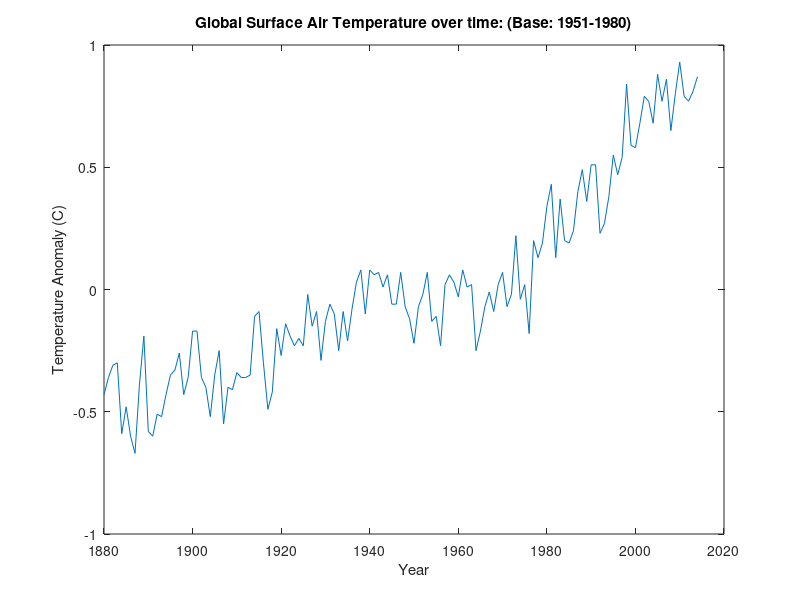
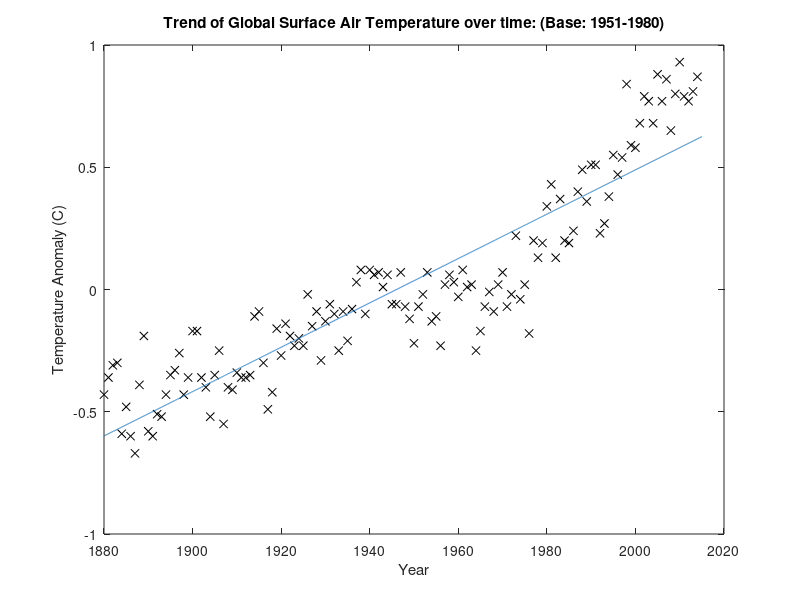
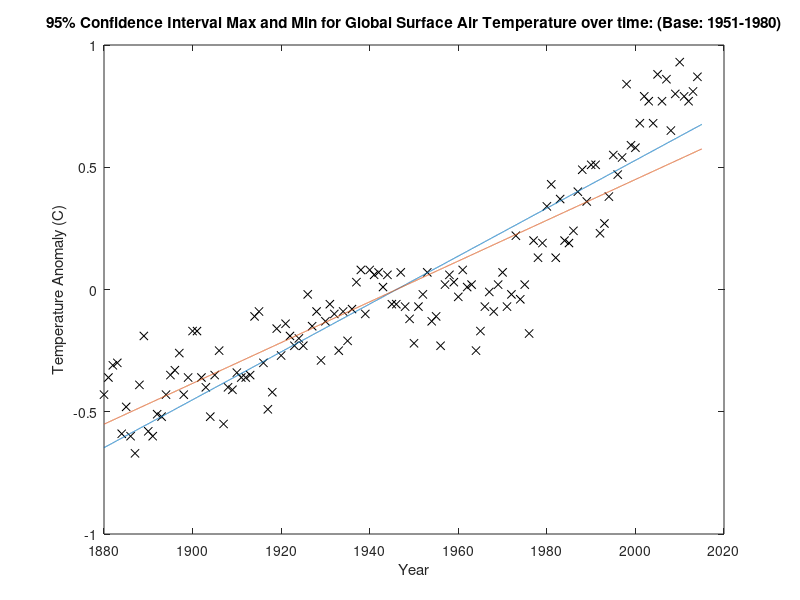

Here is the MATLAB script that generated these plots, in order:
%This script performs a linear regression as well as provides a "p-value"
%and bounds for a confidence interval for a given set of data in (X,Y) 
%form from a .csv file.  

%written for MA 384: Statistical methods for use in research
%Written by Justin Clough
%written on 4/5/14

%spelling errors unique to the author are dispersed through out

clear
clc
%workspace and command window are cleared

Data=csvread('DataOnGlobalWarming.csv');
%Raw data is brought into code
year=transpose(Data(:,1));
temp=transpose(Data(:,2));
%note temp is Global Surface Air Temperature Anomaly (C) (Base: 1951-1980)
%Source: http://data.giss.nasa.gov/gistemp/graphs_v3/Fig.A.txt

%The follow portion calculates the Sum of Squares
SumX=sum(year);
SumY=sum(temp);
n=numel(year);

for i=1:n
    xy(i)=temp(i)*year(i);
    xx(i)=year(i)*year(i);
    yy(i)=temp(i)*temp(i);
end

SumXY=sum(xy);
SumXsq=sum(xx);
SumYsq=sum(yy);

SXX=SumXsq-(SumX)^2/n;
SYY=SumYsq-(SumY)^2/n;
SXY=SumXY-(SumX*SumY)/n;

slope=SXY/SXX  %Linear regression slope of the data
intercept=SumY/n-slope*SumX/n   %Linear regresion intercept of the data
r=SXY/(SXX*SYY)^(1/2)
r_sq=r^2

plot(year, temp)
xlabel('Year')
ylabel('Temperature Anomaly (C)')
title('Global Surface Air Temperature over time: (Base: 1951-1980)')
figure
plot(year, temp, 'kx')
xlabel('Year')
ylabel('Temperature Anomaly (C)')
title('Trend of Global Surface Air Temperature over time: (Base: 1951-1980)')
hold on

dx=0.01;
xic=1880;
for j=1:n/dx
    xhat(j)=xic+(j-1)*dx;
    yhat(j)=slope*xhat(j)+intercept;    
end
plot(xhat, yhat)
figure
t=(SXY*sqrt(n-2))/(sqrt(SXX*SYY-SXY^2));
p=2*tcdf(t,(n-2), 'upper')

%Confidence interval for 95% confidence

Tpart=tinv((0.95+1)/2, n-2);
sqrtPart=sqrt(SXX*SYY-SXY^2)/sqrt((n-2)*SXX^2);

BetaMax=slope+Tpart*sqrtPart
BetaMin=slope-Tpart*sqrtPart

[yhatzero, I]=min(abs(yhat)); %Point of x-axis intercept determined
Xrot=xhat(I);

for k=1:(n/dx)
    xmax(k)=xic+(k-1)*dx;
    xmin(k)=xic+(k-1)*dx;
    ymax(k)=BetaMax*xmax(k)+intercept*BetaMax/slope;
    ymin(k)=BetaMin*xmin(k)+intercept*BetaMin/slope;
end

plot(year, temp, 'kx')
xlabel('Year')
ylabel('Temperature Anomaly (C)')
title('95% Confidence Interval Max and Min for Global Surface Air Temperature over time: (Base: 1951-1980)')
hold on
plot(xmax,ymax)
plot(xmin,ymin)
